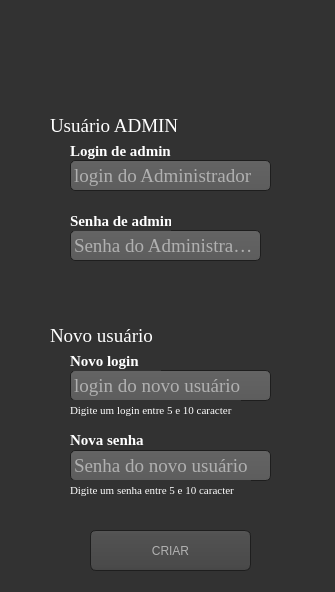
<?xml version="1.0" encoding="UTF-8"?>
<ui version="4.0">
 <class>MainWindow</class>
 <widget class="QMainWindow" name="MainWindow">
  <property name="geometry">
   <rect>
    <x>0</x>
    <y>0</y>
    <width>335</width>
    <height>592</height>
   </rect>
  </property>
  <property name="font">
   <font>
    <family>Times New Roman</family>
    <pointsize>14</pointsize>
   </font>
  </property>
  <property name="windowTitle">
   <string>CADASTRO DE USUÁRIOS</string>
  </property>
  <property name="styleSheet">
   <string notr="true">  background-color: #323232;</string>
  </property>
  <property name="tabShape">
   <enum>QTabWidget::Rounded</enum>
  </property>
  <widget class="QWidget" name="centralwidget">
   <widget class="QLabel" name="label">
    <property name="geometry">
     <rect>
      <x>70</x>
      <y>140</y>
      <width>111</width>
      <height>21</height>
     </rect>
    </property>
    <property name="font">
     <font>
      <family>Times New Roman</family>
      <pointsize>11</pointsize>
      <weight>75</weight>
      <bold>true</bold>
     </font>
    </property>
    <property name="styleSheet">
     <string notr="true">color: rgb(255, 255, 255);</string>
    </property>
    <property name="text">
     <string>Login de admin</string>
    </property>
   </widget>
   <widget class="QLineEdit" name="le_1">
    <property name="geometry">
     <rect>
      <x>70</x>
      <y>160</y>
      <width>201</width>
      <height>31</height>
     </rect>
    </property>
    <property name="font">
     <font>
      <family>Times New Roman</family>
      <pointsize>14</pointsize>
     </font>
    </property>
    <property name="styleSheet">
     <string notr="true">   background-color: QLinearGradient( x1: 0, y1: 0, x2: 0, y2: 1, stop: 0 #4d4d4d, stop: 0 #646464, stop: 1 #5d5d5d);
    padding: 1px;
    border-style: solid;
    border: 1px solid #1e1e1e;
    border-radius: 5;
color: rgb(255, 255, 255);</string>
    </property>
    <property name="placeholderText">
     <string>login do Administrador</string>
    </property>
   </widget>
   <widget class="QLineEdit" name="le_2">
    <property name="geometry">
     <rect>
      <x>70</x>
      <y>230</y>
      <width>191</width>
      <height>31</height>
     </rect>
    </property>
    <property name="font">
     <font>
      <family>Times New Roman</family>
      <pointsize>14</pointsize>
     </font>
    </property>
    <property name="styleSheet">
     <string notr="true">   background-color: QLinearGradient( x1: 0, y1: 0, x2: 0, y2: 1, stop: 0 #4d4d4d, stop: 0 #646464, stop: 1 #5d5d5d);
    padding: 1px;
    border-style: solid;
    border: 1px solid #1e1e1e;
    border-radius: 5;
color: rgb(255, 255, 255);</string>
    </property>
    <property name="inputMethodHints">
     <set>Qt::ImhHiddenText|Qt::ImhNoAutoUppercase|Qt::ImhNoPredictiveText|Qt::ImhSensitiveData</set>
    </property>
    <property name="echoMode">
     <enum>QLineEdit::Password</enum>
    </property>
    <property name="placeholderText">
     <string>Senha do Administrador</string>
    </property>
   </widget>
   <widget class="QLabel" name="label_3">
    <property name="geometry">
     <rect>
      <x>50</x>
      <y>320</y>
      <width>131</width>
      <height>31</height>
     </rect>
    </property>
    <property name="font">
     <font>
      <family>Times New Roman</family>
      <pointsize>14</pointsize>
     </font>
    </property>
    <property name="styleSheet">
     <string notr="true">color: rgb(255, 255, 255);</string>
    </property>
    <property name="text">
     <string>Novo usuário</string>
    </property>
   </widget>
   <widget class="QLineEdit" name="le_3">
    <property name="geometry">
     <rect>
      <x>70</x>
      <y>370</y>
      <width>201</width>
      <height>31</height>
     </rect>
    </property>
    <property name="font">
     <font>
      <family>Times New Roman</family>
      <pointsize>14</pointsize>
     </font>
    </property>
    <property name="styleSheet">
     <string notr="true">   background-color: QLinearGradient( x1: 0, y1: 0, x2: 0, y2: 1, stop: 0 #4d4d4d, stop: 0 #646464, stop: 1 #5d5d5d);
    padding: 1px;
    border-style: solid;
    border: 1px solid #1e1e1e;
    border-radius: 5;
color: rgb(255, 255, 255);</string>
    </property>
    <property name="text">
     <string/>
    </property>
    <property name="placeholderText">
     <string>login do novo usuário</string>
    </property>
   </widget>
   <widget class="QLineEdit" name="le_4">
    <property name="geometry">
     <rect>
      <x>70</x>
      <y>450</y>
      <width>201</width>
      <height>31</height>
     </rect>
    </property>
    <property name="font">
     <font>
      <family>Times New Roman</family>
      <pointsize>14</pointsize>
     </font>
    </property>
    <property name="styleSheet">
     <string notr="true">   background-color: QLinearGradient( x1: 0, y1: 0, x2: 0, y2: 1, stop: 0 #4d4d4d, stop: 0 #646464, stop: 1 #5d5d5d);
    padding: 1px;
    border-style: solid;
    border: 1px solid #1e1e1e;
    border-radius: 5;
color: rgb(255, 255, 255);</string>
    </property>
    <property name="inputMethodHints">
     <set>Qt::ImhHiddenText|Qt::ImhNoAutoUppercase|Qt::ImhNoPredictiveText|Qt::ImhSensitiveData</set>
    </property>
    <property name="echoMode">
     <enum>QLineEdit::Password</enum>
    </property>
    <property name="placeholderText">
     <string>Senha do novo usuário</string>
    </property>
   </widget>
   <widget class="QLabel" name="label_6">
    <property name="geometry">
     <rect>
      <x>50</x>
      <y>110</y>
      <width>131</width>
      <height>31</height>
     </rect>
    </property>
    <property name="font">
     <font>
      <family>Times New Roman</family>
      <pointsize>14</pointsize>
     </font>
    </property>
    <property name="styleSheet">
     <string notr="true">color: rgb(255, 255, 255);</string>
    </property>
    <property name="text">
     <string>Usuário ADMIN</string>
    </property>
   </widget>
   <widget class="QPushButton" name="btn_criar">
    <property name="geometry">
     <rect>
      <x>90</x>
      <y>530</y>
      <width>161</width>
      <height>41</height>
     </rect>
    </property>
    <property name="font">
     <font>
      <pointsize>-1</pointsize>
     </font>
    </property>
    <property name="cursor">
     <cursorShape>PointingHandCursor</cursorShape>
    </property>
    <property name="styleSheet">
     <string notr="true">QPushButton
{
    color: #b1b1b1;
    background-color: QLinearGradient( x1: 0, y1: 0, x2: 0, y2: 1, stop: 0 #565656, stop: 0.1 #525252, stop: 0.5 #4e4e4e, stop: 0.9 #4a4a4a, stop: 1 #464646);
    border-width: 1px;
    border-color: #1e1e1e;
    border-style: solid;
    border-radius: 6;
    padding: 3px;
    font-size: 12px;
    padding-left: 3px;
    padding-right: 3px;
    min-width: 20px;
}

QPushButton:pressed
{
    background-color: QLinearGradient( x1: 0, y1: 0, x2: 0, y2: 1, stop: 0 #2d2d2d, stop: 0.1 #2b2b2b, stop: 0.5 #292929, stop: 0.9 #282828, stop: 1 #252525);
}</string>
    </property>
    <property name="text">
     <string>CRIAR</string>
    </property>
    <property name="icon">
     <iconset>
      <normaloff>icons/ok_filled_50px.png</normaloff>icons/ok_filled_50px.png</iconset>
    </property>
    <property name="iconSize">
     <size>
      <width>29</width>
      <height>31</height>
     </size>
    </property>
   </widget>
   <widget class="QLabel" name="label_8">
    <property name="geometry">
     <rect>
      <x>70</x>
      <y>210</y>
      <width>101</width>
      <height>21</height>
     </rect>
    </property>
    <property name="font">
     <font>
      <family>Times New Roman</family>
      <pointsize>11</pointsize>
      <weight>75</weight>
      <bold>true</bold>
     </font>
    </property>
    <property name="styleSheet">
     <string notr="true">color: rgb(255, 255, 255);</string>
    </property>
    <property name="text">
     <string>Senha de admin</string>
    </property>
   </widget>
   <widget class="QLabel" name="label_9">
    <property name="geometry">
     <rect>
      <x>70</x>
      <y>350</y>
      <width>91</width>
      <height>21</height>
     </rect>
    </property>
    <property name="font">
     <font>
      <family>Times New Roman</family>
      <pointsize>11</pointsize>
      <weight>75</weight>
      <bold>true</bold>
     </font>
    </property>
    <property name="styleSheet">
     <string notr="true">color: rgb(255, 255, 255);</string>
    </property>
    <property name="text">
     <string>Novo login</string>
    </property>
   </widget>
   <widget class="QLabel" name="label_10">
    <property name="geometry">
     <rect>
      <x>70</x>
      <y>430</y>
      <width>91</width>
      <height>20</height>
     </rect>
    </property>
    <property name="font">
     <font>
      <family>Times New Roman</family>
      <pointsize>11</pointsize>
      <weight>75</weight>
      <bold>true</bold>
     </font>
    </property>
    <property name="styleSheet">
     <string notr="true">color: rgb(255, 255, 255);</string>
    </property>
    <property name="text">
     <string>Nova senha</string>
    </property>
   </widget>
   <widget class="QLabel" name="label_11">
    <property name="geometry">
     <rect>
      <x>70</x>
      <y>400</y>
      <width>171</width>
      <height>20</height>
     </rect>
    </property>
    <property name="font">
     <font>
      <family>Times New Roman</family>
      <pointsize>8</pointsize>
     </font>
    </property>
    <property name="styleSheet">
     <string notr="true">color: rgb(255, 255, 255);</string>
    </property>
    <property name="text">
     <string>Digite um login entre 5 e 10 caracter</string>
    </property>
   </widget>
   <widget class="QLabel" name="label_12">
    <property name="geometry">
     <rect>
      <x>70</x>
      <y>480</y>
      <width>181</width>
      <height>20</height>
     </rect>
    </property>
    <property name="font">
     <font>
      <family>Times New Roman</family>
      <pointsize>8</pointsize>
     </font>
    </property>
    <property name="styleSheet">
     <string notr="true">color: rgb(255, 255, 255);</string>
    </property>
    <property name="text">
     <string>Digite um senha entre 5 e 10 caracter</string>
    </property>
   </widget>
  </widget>
 </widget>
 <resources/>
 <connections/>
</ui>
